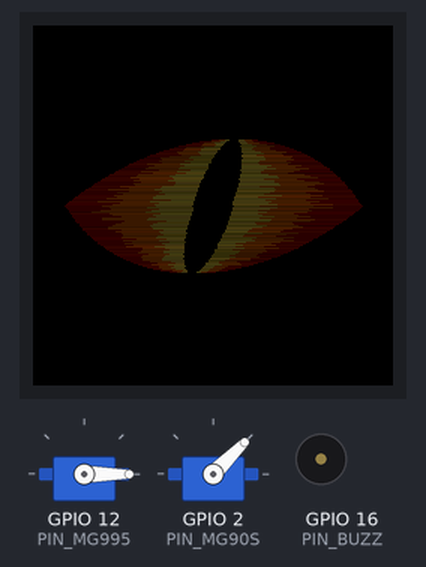
A sketch run on a simulated ESP8266 (NodeMCU). Parts: 240×240 colour display, 2 × servo, buzzer (waves = sounding, pin HIGH). Random numbers use the default seed unless the sketch sets one; what the sketch prints to the serial monitor is not drawn.

Above: at 1.34 s.
At 2.27 s:
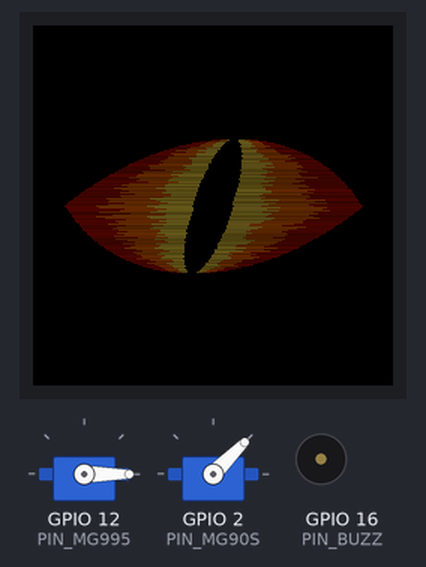
At 4.12 s:
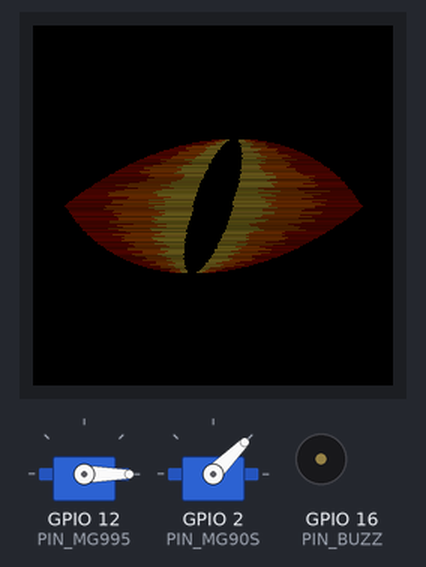
At 13.08 s:
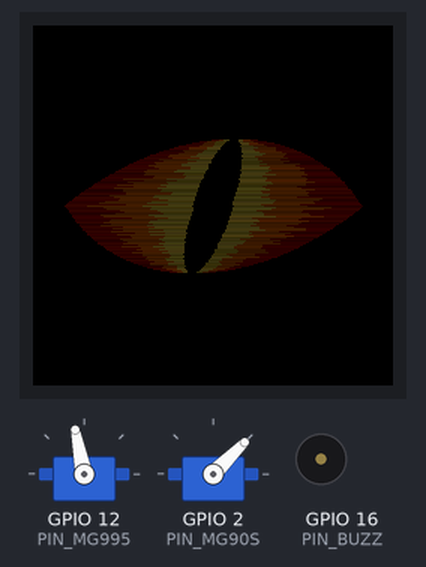
At 21.73 s:
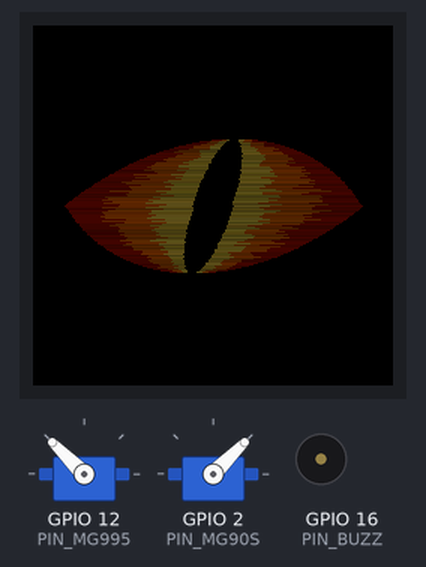
At 39.65 s:
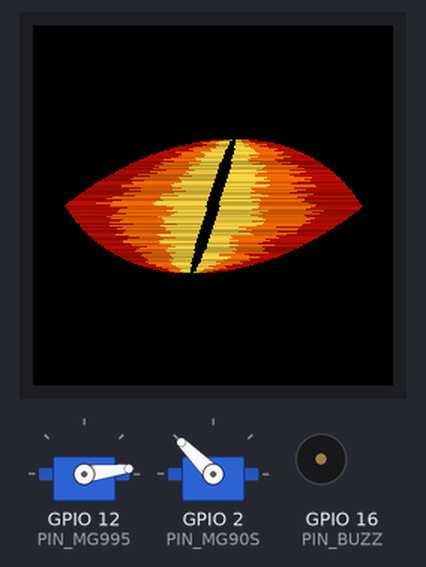
Timing chart, 0 to 40.0 s (numbered marks = the images above):
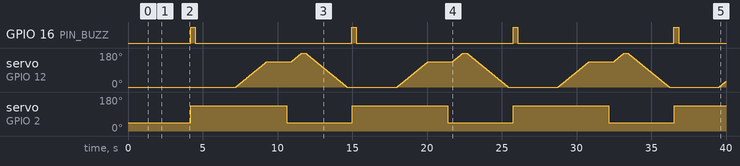

The sketch:

3_full_bench.ino
```cpp
// TEST 3 - LCD + BOTH SERVOS: scare cycle every 10 s while the eye animates non-stop
// Run with the horns off or the plunger out first: step 4 releases the plunger every cycle.
// Works on ESP8266 (ESP-12E / NodeMCU) and ESP32-S3 - just pick the board in Tools > Board.
// Libraries: "GFX Library for Arduino" (moononournation); ESP32 also needs "ESP32Servo".

#include <Arduino_GFX_Library.h>

// ---------------- LCD pins ----------------
#if defined(ESP8266)
  // NodeMCU: SCL -> D5 (GPIO14), SDA -> D7 (GPIO13)  [fixed hardware SPI pins]
  const int LCD_DC = 4;    // D2
  const int LCD_CS = 15;   // D8
  const int LCD_RST = 5;   // D1
  Arduino_DataBus *bus = new Arduino_ESP8266SPI(LCD_DC, LCD_CS);
#else
  // ESP32-S3: SCL -> 12, SDA -> 11
  const int LCD_SCK = 12, LCD_MOSI = 11, LCD_CS = 10, LCD_DC = 13, LCD_RST = 14;
  Arduino_DataBus *bus = new Arduino_ESP32SPI(LCD_DC, LCD_CS, LCD_SCK, LCD_MOSI, GFX_NOT_DEFINED);
#endif
const bool LCD_IPS = true;   // colours look inverted? set to false
Arduino_GFX *gfx = new Arduino_GC9A01(bus, LCD_RST, 0 /*rotation*/, LCD_IPS);

// ---------------- servo + buzzer pins ----------------
#if defined(ESP8266)
  #include <Servo.h>
  const int PIN_MG995 = 12;  // D6
  const int PIN_MG90S = 2;   // D4  (also the on-board LED - it will flicker, that's fine)
  const int PIN_BUZZ  = 16;  // D0
#else
  #include <ESP32Servo.h>
  const int PIN_MG995 = 17, PIN_MG90S = 18, PIN_BUZZ = 40;
#endif

// ---------------- calibration (from the helper sketch) ----------------
const bool  REVERSED = false;   // MG995 direction
const float TRIM     = 0;       // MG995 zero trim, degrees
const int   LOCK_DEG = 45;      // MG90S deadbolt locked
const int   OPEN_DEG = 135;     // MG90S deadbolt open

Servo cock, latch;
float cockPos = 0;

void cockWrite(float logical) {
  float s = logical + TRIM;
  if (REVERSED) s = 180 - s;
  s = constrain(s, 0.0f, 180.0f);
  if (!cock.attached()) cock.attach(PIN_MG995, 500, 2500);
  cock.writeMicroseconds(500 + (int)(s * 2000.0f / 180.0f));
  cockPos = logical;
}
void latchWrite(int deg) {
  if (!latch.attached()) latch.attach(PIN_MG90S, 500, 2500);
  latch.writeMicroseconds(500 + constrain(deg, 0, 180) * 2000 / 180);
}
void servoInit() {
#if !defined(ESP8266)
  ESP32PWM::allocateTimer(0); ESP32PWM::allocateTimer(1);
  cock.setPeriodHertz(50); latch.setPeriodHertz(50);
#endif
  pinMode(PIN_BUZZ, OUTPUT); digitalWrite(PIN_BUZZ, LOW);
}

// ---------------- fire cat-eye graphics ----------------
const int CX = 120, CY = 120;       // screen centre
const int EYE_HH = 45;              // half height of the almond
float halfW[2 * EYE_HH + 1];        // almond half-width per row
const float SHEAR = -0.32f;         // slants the eye (about 18 deg)

uint16_t rgb(int r, int g, int b) {
  r = constrain(r, 0, 255); g = constrain(g, 0, 255); b = constrain(b, 0, 255);
  return ((r & 0xF8) << 8) | ((g & 0xFC) << 3) | (b >> 3);
}

void buildEye() {                   // two circles -> sharp almond
  const float L = 200, H = 2 * EYE_HH;
  const float R = H / 4 + L * L / (4 * H), d = R - H / 2;
  for (int y = -EYE_HH; y <= EYE_HH; y++) {
    float t = R * R - (fabsf(y) + d) * (fabsf(y) + d);
    halfW[y + EYE_HH] = t > 0 ? sqrtf(t) : 0;
  }
}

// one flame segment from the pupil outward: yellow -> orange -> red
void flameSegment(int xInner, int xOuter, int y, float bright) {
  int dir = xOuter > xInner ? 1 : -1;
  int len = abs(xOuter - xInner);
  if (len <= 0) return;
  int a = len * random(20, 40) / 100;
  int b = len * random(30, 45) / 100;
  int c = len - a - b;
  float f = bright * random(70, 101) / 100.0f;
  int x = xInner;
  gfx->drawFastHLine(dir > 0 ? x : x - a + 1, y, a, rgb(255 * f, 220 * f, 70 * f)); x += dir * a;
  gfx->drawFastHLine(dir > 0 ? x : x - b + 1, y, b, rgb(255 * f, 110 * f, 0));     x += dir * b;
  gfx->drawFastHLine(dir > 0 ? x : x - c + 1, y, c, rgb(190 * f, 15 * f, 0));
}

// bright: 0..1, pupil: max half-width of the vertical slit in pixels
void drawEye(float bright, float pupil) {
  for (int y = -EYE_HH; y <= EYE_HH; y++) {
    float w = halfW[y + EYE_HH];
    if (w < 1) continue;
    int sy = CY + y;
    int cx = CX + (int)(SHEAR * y);
    float k = 1.0f - (float)(y * y) / (EYE_HH * EYE_HH);
    int p = (int)(pupil * sqrtf(k > 0 ? k : 0)) + 1;
    gfx->drawFastHLine(cx - p, sy, 2 * p, 0x0000);       // black slit pupil
    flameSegment(cx - p - 1, cx - (int)w, sy, bright);
    flameSegment(cx + p, cx + (int)w, sy, bright);
  }
}

const uint32_t CYCLE_MS = 10000;

// non-blocking MG995 stepping, so the eye keeps animating
float cockTarget = 0; int stepMs = 8; uint32_t lastStep = 0;
void cockGo(float target, int msPerDeg) { cockTarget = target; stepMs = msPerDeg; }
bool cockStep(uint32_t now) {
  if (fabsf(cockTarget - cockPos) < 1.0f) { cockWrite(cockTarget); return true; }
  if (now - lastStep >= (uint32_t)stepMs) { lastStep = now; cockWrite(cockPos + (cockTarget > cockPos ? 1.0f : -1.0f)); }
  return false;
}

enum Phase { IDLE, FIRE, COCK, HOLD, LOCK, RELEASE, RESETTING };
Phase phase = IDLE;
uint32_t cycleStart = 0, phaseStart = 0, arrivedAt = 0;
const char *PHASE_NAMES[] = { "IDLE", "FIRE", "COCK", "HOLD", "LOCK", "RELEASE", "RESET" };

void enter(Phase p, uint32_t now) {
  phase = p; phaseStart = now; arrivedAt = 0;
  Serial.printf("[%lu ms] %s\n", (unsigned long)now, PHASE_NAMES[p]);
}

bool arrivedFor(uint32_t now, uint32_t ms) {       // target reached and settled for ms
  if (!cockStep(now)) return false;
  if (!arrivedAt) arrivedAt = now;
  return now - arrivedAt > ms;
}

void runCycle(uint32_t now) {
  switch (phase) {
    case IDLE:
      if (now - cycleStart >= CYCLE_MS) {
        cycleStart = now;
        latchWrite(OPEN_DEG); digitalWrite(PIN_BUZZ, HIGH);
        enter(FIRE, now);
      }
      break;
    case FIRE:
      if (now - phaseStart > 300) digitalWrite(PIN_BUZZ, LOW);
      if (now - phaseStart > 3000) { cockGo(134, 8); enter(COCK, now); }
      break;
    case COCK:
      if (arrivedFor(now, 300)) { cock.detach(); enter(HOLD, now); }
      break;
    case HOLD:
      if (now - phaseStart > 1000) { latchWrite(LOCK_DEG); enter(LOCK, now); }   // pretend the lid was closed
      break;
    case LOCK:
      if (now - phaseStart > 300) { cockGo(180, 6); enter(RELEASE, now); }
      break;
    case RELEASE:
      if (arrivedFor(now, 200)) { cockGo(0, 3); enter(RESETTING, now); }
      break;
    case RESETTING:
      if (arrivedFor(now, 300)) { cock.detach(); latch.detach(); enter(IDLE, now); }
      break;
  }
}

void setup() {
  Serial.begin(115200);
  delay(500);
  servoInit();
  if (!gfx->begin()) Serial.println("LCD init failed - check wiring");
  gfx->fillScreen(0x0000);
  buildEye();
  cockWrite(0); latchWrite(LOCK_DEG);              // start ARMED
  delay(500);
  cock.detach(); latch.detach();
  cycleStart = millis() - CYCLE_MS + 3000;         // first scare 3 s after boot
  Serial.println("Full bench test: scare every 10 s");
}

void loop() {
  uint32_t now = millis();
  runCycle(now);
  bool blaze = (phase == FIRE);
  float bright = blaze ? 1.0f : 0.35f + 0.08f * sinf(now / 300.0f);
  drawEye(bright, blaze ? 4.0f : 13.0f);
}
```

Measured:
- by itself, GPIO 16 (PIN_BUZZ): alternates HIGH for 0.31 s and LOW for 10.5 s
- by itself, servo on GPIO 2 (PIN_MG90S): alternates 135° for 6.4 s and 45° for 4.4 s
